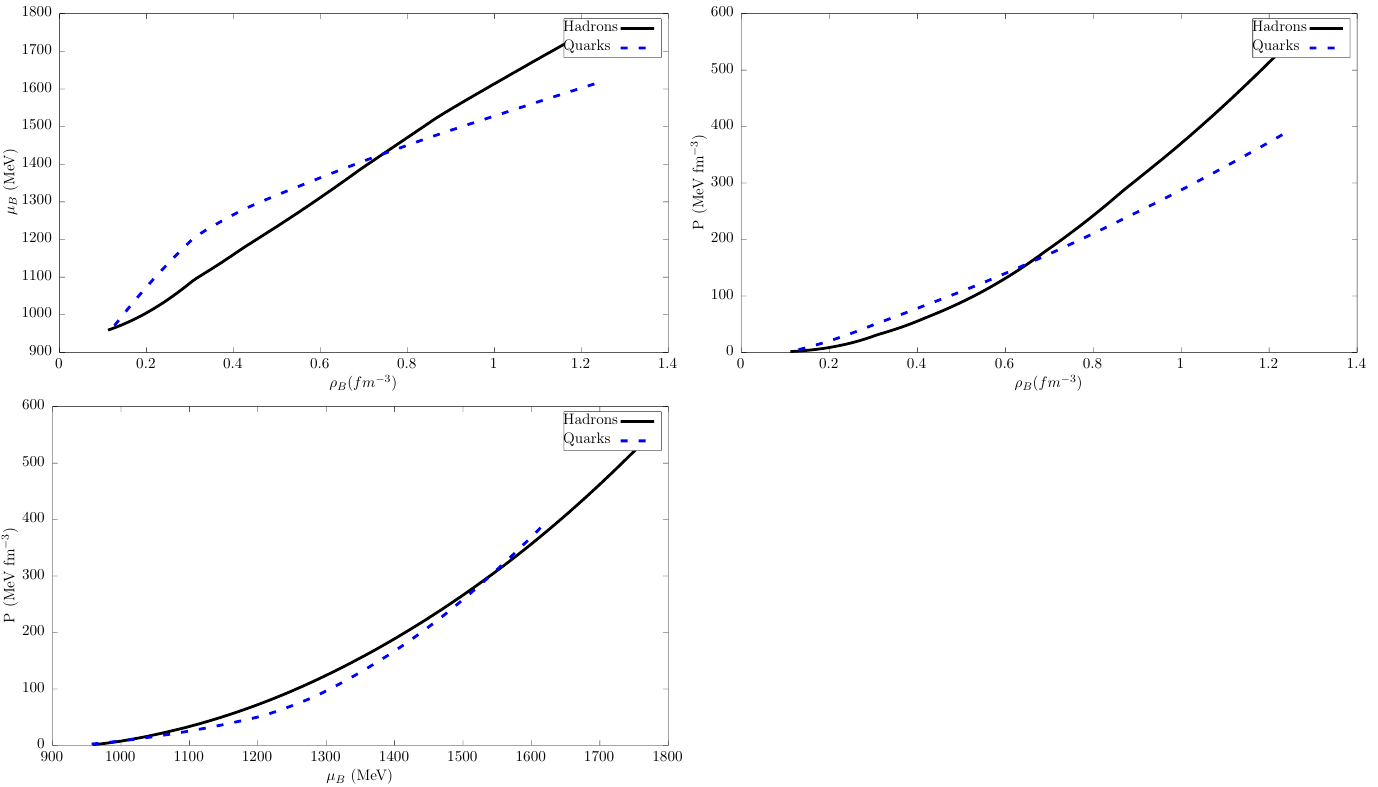

Write the gnuplot code that produced this figure.
set output 'transition.tex'
set terminal cairolatex pdf color colortext standalone size 35 cm, 20 cm

set multiplot layout 2,2 rowsfirst 

set xlabel offset 0.0,0.0 "\\rho_B (fm^{-3})"

# set xtics 0.2

#set xrange[:0.13]
#set yrange[2:10]

set key right top Left box opaque spacing 1.5 font ",10"
set border back

#set rmargin 20
C= "0.680000"
sqrtD= "130.000000"
temp1="0.000000"
parametrization="gm1"
# set yrange[1e-4:1]
# set xrange[0.02:]

set ylabel offset 0.0,0.0 "$\\mu_B$ (MeV)"

plot "../data/eos_H_".parametrization."_Q_".C."_".sqrtD."_T".temp1.".txt"   	u 1:5 w l lw 8 dt 1 lc rgb "black"   title "Hadrons" ,\
      "../data/eos_H_".parametrization."_Q_".C."_".sqrtD."_T".temp1.".txt"   	u 2:6 w l lw 8 dt 2 lc rgb "blue"    title "Quarks" ,\

set ylabel offset 0.0,0.0 "P (MeV fm$^{-3}$)"

# set yrange[0:]

plot "../data/eos_H_".parametrization."_Q_".C."_".sqrtD."_T".temp1.".txt"   	u 1:3 w l lw 8 dt 1 lc rgb "black"   title "Hadrons" ,\
      "../data/eos_H_".parametrization."_Q_".C."_".sqrtD."_T".temp1.".txt"   	u 2:4 w l lw 8 dt 2 lc rgb "blue"    title "Quarks" ,\

set ylabel offset 0.0,0.0 "P (MeV fm$^{-3}$)"
set xlabel offset 0.0,0.0 "$\\mu_B$ (MeV)"
set xrange[900:]
plot "../data/eos_H_".parametrization."_Q_".C."_".sqrtD."_T".temp1.".txt"   	u 5:3 w l lw 8 dt 1 lc rgb "black"   title "Hadrons",\
     "../data/eos_H_".parametrization."_Q_".C."_".sqrtD."_T".temp1.".txt"   	u 6:4 w l lw 8 dt 2 lc rgb "blue"   title "Quarks"

unset multiplot